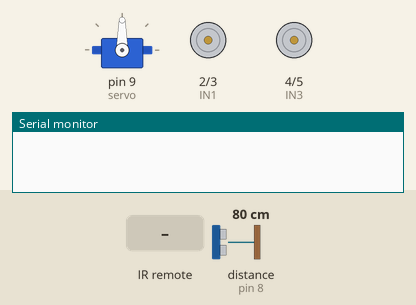
The sketch below on a simulated Arduino Uno, built with avr-gcc and run on an emulated ATmega328P. Parts: servo, motor-driver pin pairs drawn as motors (green arrow = first pin HIGH = forward, orange = second pin HIGH = backward, longer = more drive), the last lines printed to the serial monitor. The inputs (shaded band) are chosen by the test bench; at power-on: distance to the obstacle (sensor on pin 8) 80 cm. The echo pulse lasts 58.3 µs per cm.

Above: at 1.2 s.
1.3 s: infrared code 0xFD807F received
2.8 s: infrared code 0xFD8877 received
At 3.8 s:
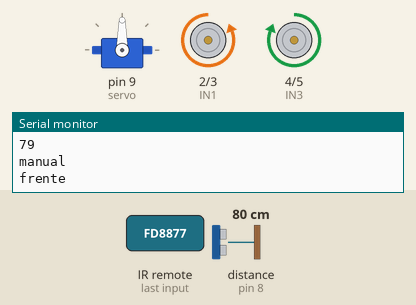
4.3 s: infrared code 0xFD28D7 received
At 4.6 s:
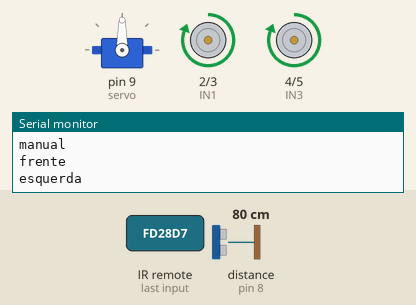
5.8 s: infrared code 0xFD9867 received
At 7.0 s:
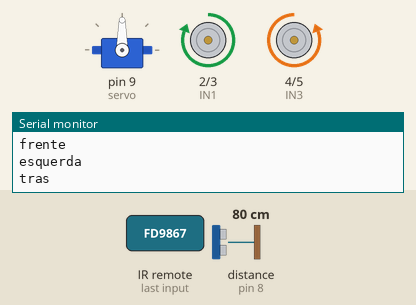
7.3 s: infrared code 0xFD6897 received
At 8.1 s:
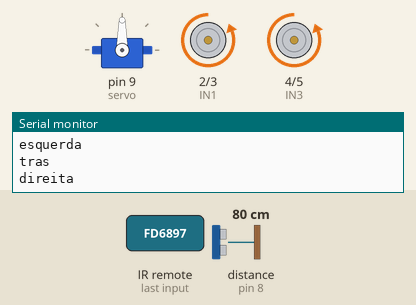
Timing chart, 0 to 9.8 s (numbered marks = the images above; inputs shaded):
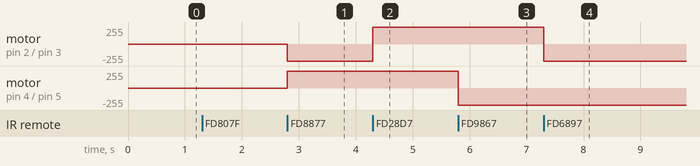

The sketch:

Robot.ino
```cpp
#include <Servo.h>
#include <IRremote.h>

/*Pinagem do arduino*/
//Servo
Servo servo;

//Sensor
const int trigPin = 6;
const int echoPin = 8;

long duracao;
int distancia;

//Controle IR
int pinReceiver = 13;
float valorIr;

IRrecv irrecv(pinReceiver);
decode_results leitura;

//motor 1
const int IN1 = 2 ;//amarelo
const int IN2 = 3 ;//branco

//motor 2
const int IN3 = 4 ;//cinza
const int IN4 = 5 ;//roxo

//Inicializa Pinos
void setup(){
 //Configs Servo
 servo.attach(9);

 //configs Sensor
  pinMode(trigPin, OUTPUT);
  pinMode(echoPin, INPUT);

 //Configs motores
 pinMode(IN1,OUTPUT);
 pinMode(IN2,OUTPUT);
 pinMode(IN3,OUTPUT);
 pinMode(IN4,OUTPUT);

 //Configs Controle IR
 irrecv.enableIRIn(); // inicializa o receptor do controle;

 Serial.begin(9600);
}

void loop(){

//Testes motor
//frenteM1(); //ok
//freioM1(); //ok
//trasM1();  //ok
//frenteRobot(); //ok
//trasRobot(); //ok
//direitaRobot(); //ok
//esquerdaRobot(); //ok

//Testes servo

//moverServoCentro();
//delay(2000);
//moverServo180();
//delay(2000);
//moverServo0();
//delay(2000);
//moverServoCentro();
//Testes sensor


//Serial.print("Distance: ");
//Serial.println(distancia);

//esquerdaRobot();
//delay(2000);
//direitaRobot();
//delay(2000);

//Modo 1: Automático(autônomo)
//Modo 2: Manual

if(irrecv.decode(&leitura)){
  //Modo automático
  bool goManual = false;
  while(!goManual){
    atualizarDistancia();
    if(irrecv.decode(&leitura)){
      if(leitura.value == 0xFD807F){
      goManual = true;
      }
      irrecv.resume();
      }
    Serial.println("automatico");
    //irrecv.resume();
    //distancia = 25;
    Serial.println(distancia );

    if(distancia <= 25){
      verificar();
      }
    else{
      frenteRobot();
        }
    }
  //Modo manual
  if(leitura.value == 0xFD807F){
    Serial.println("manual");
    //irrecv.resume();
    modoManual();
    }
  irrecv.resume();
  }


}

/*
else if(distancia <= 25){
  verificar();
  }
else{
  frenteRobot();
    }
    */

/*Codigo reuniao
 if(irrecv.decode(&leitura)){
  //Modo automático
  if(leitura.value == 0xFD00FF){
    Serial.println("automatico");
    atualizarDistancia();
    //irrecv.resume();
    //distancia = 25;
    Serial.println(distancia );
    if(distancia <= 25){
      verificar();
      }
    else{
      frenteRobot();
        }
    }
  //Modo manual
  else if(leitura.value == 0xFD807F){
    Serial.println("manual");
    //irrecv.resume();
    modoManual();
    }
  irrecv.resume();
  }
*/
```

Acoes.ino
```cpp
void verificar(){
  irrecv.decode(&leitura);
  freiaRobot();
  int distancia180 = 0;
  int distancia0 = 0;

  moverServo180();
  delay(1000);
  atualizarDistancia();
  distancia180 = distancia;
  Serial.print("Distance 180: ");
  Serial.println(distancia);

  moverServo0();
  delay(1000);

  atualizarDistancia();
  distancia0 = distancia;
  Serial.print("Distance 0: ");
  Serial.println(distancia);

  delay(1000);
  moverServoCentro();

  if(distancia180 > 25 && distancia180 > distancia0){
    Serial.print("Mover para direcao 180: ");
    direitaRobot();
    }
  else if(distancia0 > 25 && distancia0 > distancia180){
    Serial.print("Mover para direcao 0");
    esquerdaRobot();
    }
  else{
    Serial.print("Dar a re");
    trasRobot();
    verificar();
    }

  }
```

Controle_IR.ino
```cpp
void modoManual(){
  freiaRobot();
  bool getOut = false;
  while(!getOut){
      if(irrecv.decode(&leitura)){
        if (leitura.value == 0xFD8877){ // esse codigo é referente a seta para cima, ele faz o carro andar para frente
          Serial.println("frente");
          frenteRobot();
      }else if(leitura.value == 0xFD28D7){ // esse if é referente a seta para a esquerda, ele faz o carro girar para esquerda
        Serial.println("esquerda");
        esquerdaRobot();
      }else if(leitura.value == 0xFD9867){ // esse if é referente a seta para baixo, ele faz o carro da ré
        Serial.println("tras");
        trasRobot();
      }else if(leitura.value == 0xFD6897){ // esse if é referente a seta para direita, ele faz o carro girar para direita
        Serial.println("direita");
        direitaRobot();
      }else if(leitura.value == 0xFDA857){
        Serial.println("parar");
        freiaRobot();
       }else  if(leitura.value == 0xFD00FF){
          getOut = true;
        }
  irrecv.resume(); // Faz com que o receptor faça uma nova leitura
        }
      }
    }
```

MovimentoMotor.ino
```cpp
//Movimentos Básicos Motor 1 M1
void trasM1(){
    digitalWrite(IN1,HIGH);
    digitalWrite(IN2,LOW);
  }
void frenteM1(){
    digitalWrite(IN1,LOW);
    digitalWrite(IN2,HIGH);
  }
void freioM1(){
    digitalWrite(IN1,HIGH);
    digitalWrite(IN2,HIGH);
  }
//Movimentos Básicos Motor 2 M2
void frenteM2(){
    digitalWrite(IN3,HIGH);
    digitalWrite(IN4,LOW);
  }
void trasM2(){
    digitalWrite(IN3,LOW);
    digitalWrite(IN4,HIGH);
  }
void freioM2(){
    digitalWrite(IN3,HIGH);
    digitalWrite(IN4,HIGH);
  }
//Movimentos robo completo
//tested
void frenteRobot(){
  frenteM1();
  frenteM2();
}
//tested
void trasRobot(){
  trasM1();
  trasM2();
  delay(500);
}
//motor1 frente motor2 tras direita
//tested
void direitaRobot(){
  frenteM1();
  trasM2();
  delay(300);
}
  //tested
void esquerdaRobot(){
  trasM1();
  frenteM2();
  delay(300);
}

void freiaRobot(){
  freioM1();
  freioM2();
}
```

MovimentoServo.ino
```cpp
//Movimentos básicos

//Centro
void moverServoCentro(){
  servo.write(90);
  }
void moverServo180(){
  servo.write(180);
  }
void moverServo0(){
  servo.write(15);
  }
```

sensor.ino
```cpp
void atualizarDistancia(){
    digitalWrite(trigPin, LOW);
    delayMicroseconds(2);
    digitalWrite(trigPin, HIGH);
    delayMicroseconds(10);
    digitalWrite(trigPin, LOW);
    duracao= pulseIn(echoPin, HIGH);
    distancia= duracao*(0.034/2);
  }
```

Measured:
- after the input at 2.8 s, motor on pin 2 (IN1) / pin 3 (IN2): stopped → backward 255/255 at once; motor on pin 4 (IN3) / pin 5 (IN4): stopped → forward 255/255 at once
- after the input at 4.3 s, motor on pin 2 (IN1) / pin 3 (IN2): backward 255/255 → forward 255/255 at once
- after the input at 5.8 s, motor on pin 4 (IN3) / pin 5 (IN4): forward 255/255 → backward 255/255 at once
- after the input at 7.3 s, motor on pin 2 (IN1) / pin 3 (IN2): forward 255/255 → backward 255/255 at once
